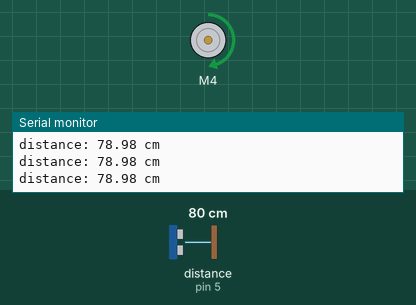
Bench run of a sketch on a simulated Arduino Uno, built with avr-gcc and run on an emulated ATmega328P. Shown: DC motor (green arrow = forward, orange = backward, longer = faster), the last lines printed to the serial monitor. Wiring (inferred from the names in the program): ultrasonic range finder: trigger pin 6; echo pin 5. Inputs (shaded band) come from the test bench; at power-on: distance to the obstacle (sensor on pin 5) 80 cm. The echo pulse lasts 58.3 µs per cm.

Above: at 1.2 s.
1.3 s: distance to the obstacle (sensor on pin 5) set to 120 cm
At 1.8 s:
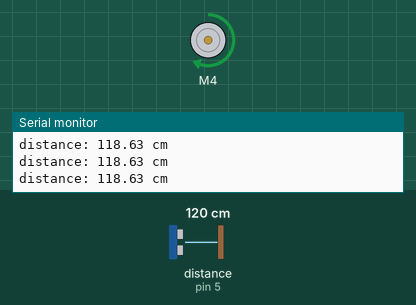
2.8 s: distance to the obstacle (sensor on pin 5) set to 2 cm
At 3.1 s:
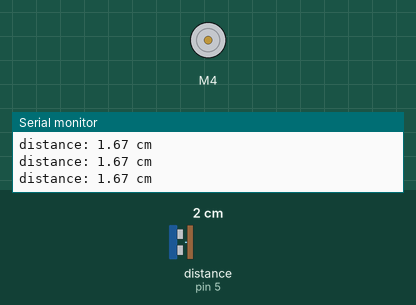
4.3 s: distance to the obstacle (sensor on pin 5) set to 18 cm
At 5.5 s:
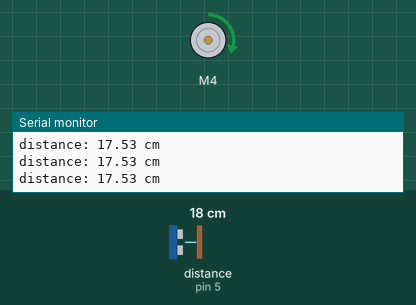
5.8 s: distance to the obstacle (sensor on pin 5) set to 299 cm
At 6.9 s:
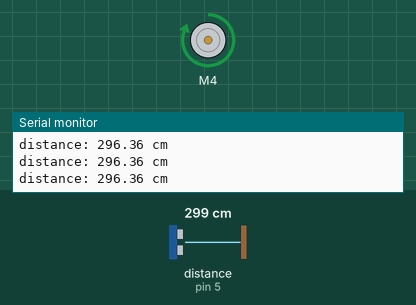
7.3 s: distance to the obstacle (sensor on pin 5) set to 35 cm
At 8.0 s:
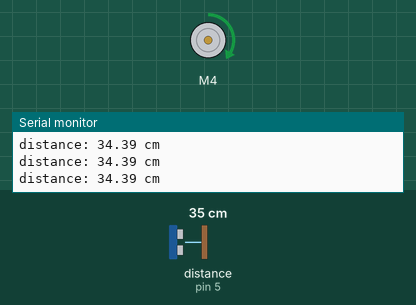
8.8 s: distance to the obstacle (sensor on pin 5) set to 218 cm
At 9.2 s:
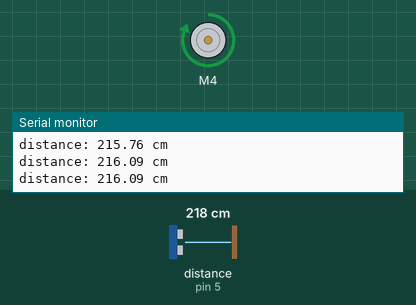
Timing chart, 0 to 11.8 s (numbered marks = the images above; inputs shaded):
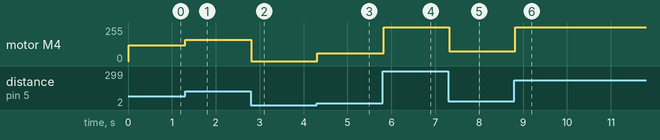

Measured:
- after the input at 1.3 s, motor M4: forward 118/255 → forward 158/255 at once
- after the input at 2.8 s, motor M4: forward 158/255 → stopped at once
- after the input at 4.3 s, motor M4: stopped → forward 57/255 at once
- after the input at 5.8 s, motor M4: forward 57/255 → forward 255/255 at once
- after the input at 7.3 s, motor M4: forward 255/255 → forward 74/255 at once
- after the input at 8.8 s, motor M4: forward 74/255 → forward 255/255 at once

The sketch:

project02.ino
```cpp
#include <Wire.h>
#include <Adafruit_MotorShield.h>

// Create the motor shield object with the default I2C address
Adafruit_MotorShield AFMS = Adafruit_MotorShield();

// Select which 'port' M1, M2, M3 or M4. In this case, M1
Adafruit_DCMotor *myMotor = AFMS.getMotor(4);


int trigPin = 6;    // TRIG pin
int echoPin = 5;    // ECHO pin

float duration_us, distance_cm;

void setup() {
  // begin serial port
  Serial.begin (9600);

  AFMS.begin();  // create with the default frequency 1.6KHz

  // configure the trigger pin to output mode
  pinMode(trigPin, OUTPUT);
  // configure the echo pin to input mode
  pinMode(echoPin, INPUT);

  // Set the speed to start, from 0 (off) to 255 (max speed)
  myMotor->setSpeed(150);
  myMotor->run(FORWARD);
  // turn on motor
  myMotor->run(RELEASE);
}

void loop() {
  int i;

  // generate 10-microsecond pulse to TRIG pin
  digitalWrite(trigPin, HIGH);
  delayMicroseconds(10);
  digitalWrite(trigPin, LOW);

  // measure duration of pulse from ECHO pin
  duration_us = pulseIn(echoPin, HIGH);

  // calculate the distance
  distance_cm = 0.017 * duration_us;

   myMotor->run(FORWARD);
   if (distance_cm<10) {
    myMotor->setSpeed(0);
   }
   else if (distance_cm>215) {
    myMotor->setSpeed(255);
   }
   else {
    i=distance_cm+40;
    myMotor->setSpeed(i);
   }

  // print the value to Serial Monitor
  Serial.print("distance: ");
  Serial.print(distance_cm);
  Serial.println(" cm");

  delay(10);
}
```
